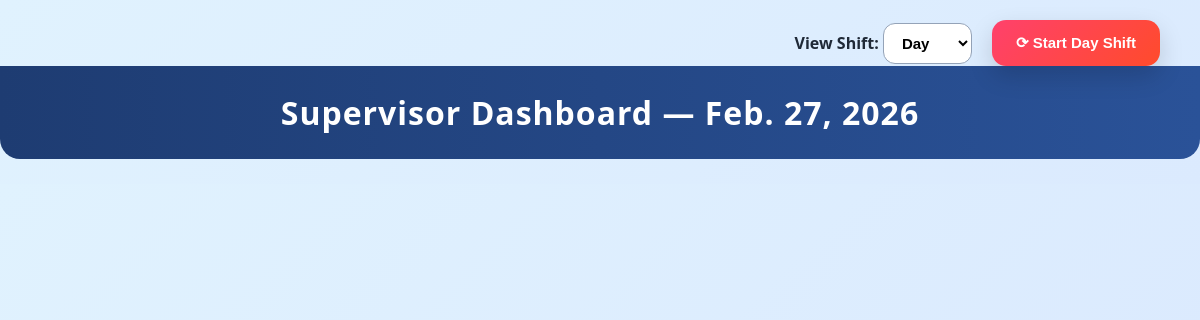
The app's page /jobcard/supervisor-dashboard/, older data.
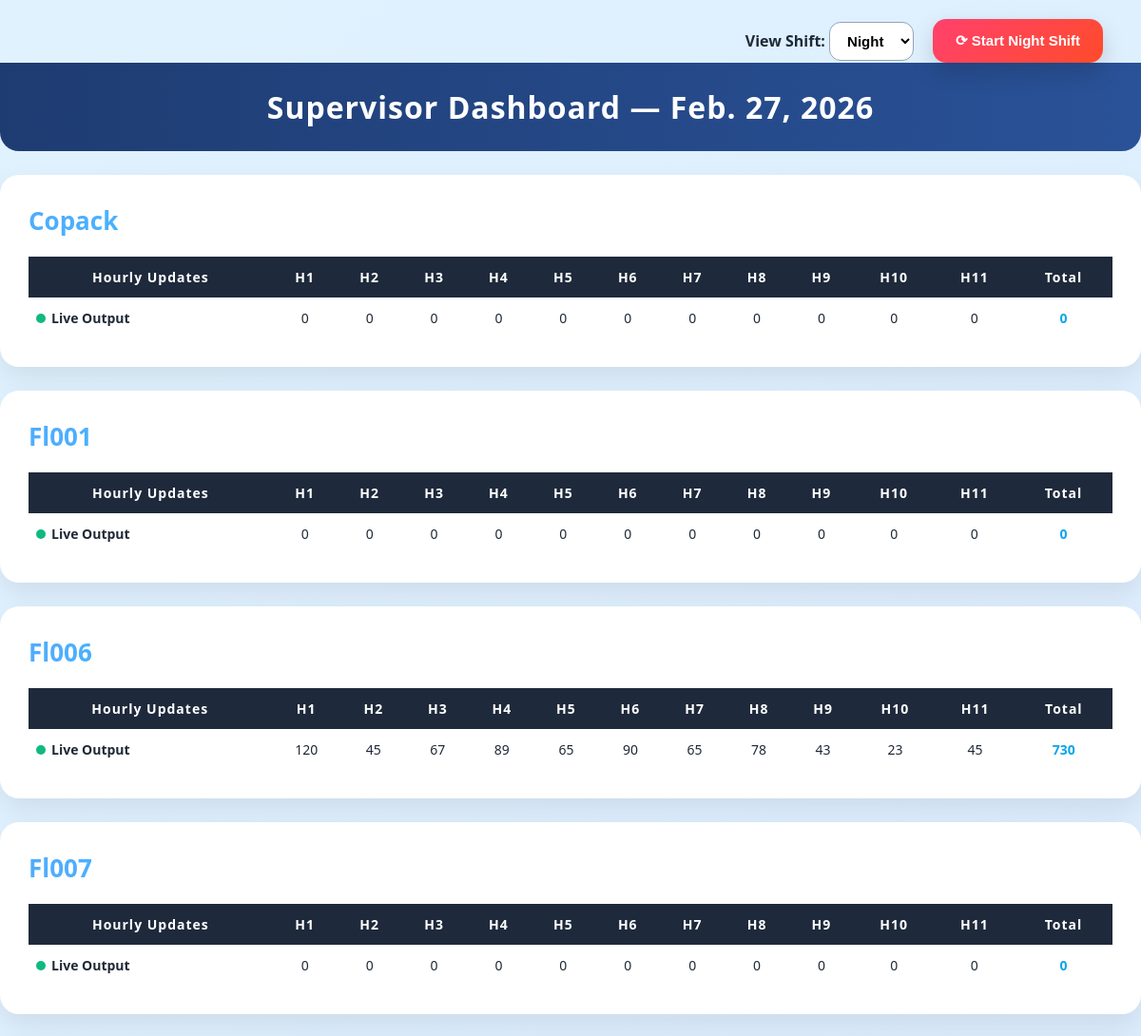
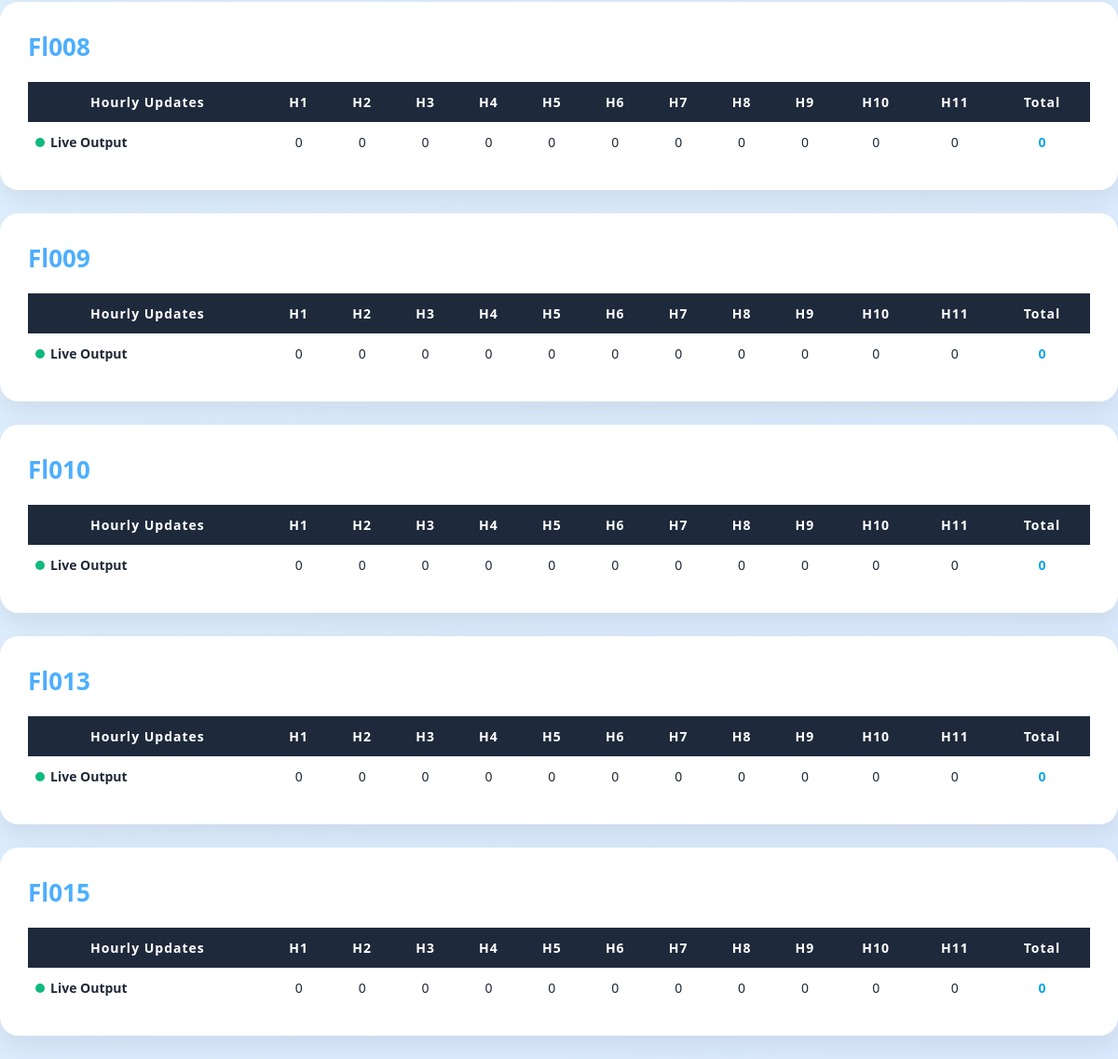
The same page, newer data (2 pictures, top to bottom).
### jobcard/models.py (models this page shows, shortened)
class ActiveShift(models.Model):
    shift = models.CharField(max_length=10)
    date = models.DateField()

class TempSubmission(models.Model):
    operator = models.ForeignKey(User, on_delete=models.CASCADE, null=True, blank=True)
    date = models.DateField(default=timezone.localdate, db_index=True)
    line = models.CharField(max_length=10, choices=LINE_CHOICES, db_index=True)
    shift = models.CharField(max_length=20, choices=SHIFT_CHOICES, db_index=True)
    hour1 = models.PositiveIntegerField(default=0)
    hour2 = models.PositiveIntegerField(default=0)
    hour3 = models.PositiveIntegerField(default=0)
    hour4 = models.PositiveIntegerField(default=0)
    hour5 = models.PositiveIntegerField(default=0)
    hour6 = models.PositiveIntegerField(default=0)
    hour7 = models.PositiveIntegerField(default=0)
    hour8 = models.PositiveIntegerField(default=0)
    hour9 = models.PositiveIntegerField(default=0)
    hour10 = models.PositiveIntegerField(default=0)
    hour11 = models.PositiveIntegerField(default=0)
    updated_at = models.DateTimeField(auto_now=True)
    def total_output(self):
        return sum([
            self.hour1, self.hour2, self.hour3, self.hour4, self.hour5,
            self.hour6, self.hour7, self.hour8, self.hour9, self.hour10,
            self.hour11
        ])
    class Meta:
        ordering = ["line", "shift"]
        constraints = [
            models.UniqueConstraint(
                fields=["operator", "date", "line", "shift"],
                name="unique_operator_submission"
            )
        ]
        indexes = [
            models.Index(fields=["date", "shift", "line"]),
        ]

### jobcard/views.py (the view, shortened to what this page needs)
# urls.py: path('supervisor-dashboard/', views.supervisor_dashboard, name='supervisor_dashboard'),
def supervisor_dashboard(request):
    today = timezone.localdate()
    selected_shift = request.GET.get("shift")
    if selected_shift:
        shift = selected_shift
        target_date = today if shift == "Day" else today - timedelta(days=1)
    else:
        active = ActiveShift.objects.first()
        if active:
            shift = active.shift
            target_date = active.date
        else:
            shift = "Day"
            target_date = today
    submissions = TempSubmission.objects.filter(
        date=target_date,
        shift=shift
    ).order_by('line', 'operator')
    lines = [l[0] for l in LINE_CHOICES]
    global_locked_hours = []
    for h in range(1, 12):
        filled_lines = submissions.exclude(**{f"hour{h}__isnull": True}).exclude(**{f"hour{h}": 0}).values("line").distinct().count()
        if filled_lines >= len(lines):
            global_locked_hours.append(h)
    dashboard_data = {}
    for sub in submissions:
        key = f"{sub.line}_{sub.shift}"
        if key not in dashboard_data:
            dashboard_data[key] = {"submissions": [], "hour_totals": [0]*11, "total": 0}
        dashboard_data[key]["submissions"].append(sub)
        hours = [
            sub.hour1, sub.hour2, sub.hour3, sub.hour4, sub.hour5,
            sub.hour6, sub.hour7, sub.hour8, sub.hour9, sub.hour10, sub.hour11
        ]
        for i in range(11):
            dashboard_data[key]["hour_totals"][i] += hours[i] or 0
        dashboard_data[key]["total"] += sub.total_output()
    return render(request, "supervisor_dashboard.html", {
        "dashboard_data": dashboard_data,
        "today": today,
        "hour_range": range(1, 12),
        "shift": shift
    })

### jobcard/templates/supervisor_dashboard.html (shortened to what this page needs)
{% load custom_filters %}
<!DOCTYPE html>
<html lang="en">
<head>
</head>
<body>
<div class="top-bar">
<form method="get">
<label style="font-weight:700;"><b>View Shift:</b></label>
<select name="shift" onchange="this.form.submit()" style="font-weight:600;">
<option value="Day" {% if shift == "Day" %}selected{% endif %}><b>Day</b></option>
<option value="Night" {% if shift == "Night" %}selected{% endif %}><b>Night</b></option>
</select>
</form>
<form id="resetForm" method="post" action="{% url 'jobcard:reset_shift' %}" onsubmit="return confirmResetShift();">
    <button type="submit" class="shift-reset-btn" style="font-weight:700;">⟳ Start {{ shift }} Shift</button>
</form>
</div>
<h2 class="page-title">Supervisor Dashboard — {{ today }}</h2>
<div id="dashboard-container">
{% for key,data in dashboard_data.items %}
<div class="line-card">
<h3 class="line-title">{{ key|cut:"_Day"|cut:"_Night"|title }}</h3>
<div class="wrapper">
<div class="wrapper">
<table>
<tr>
<th>Hourly Updates</th>
{% for i in hour_range %}
<th>H{{i}}</th>
{% endfor %}
<th>Total</th>
</tr>
<tr>
<td class="label"><span class="live-dot"></span>Live Output</td>
{% for val in data.hour_totals %}
<td class="hour-cell"
    data-key="{{ key }}"
    data-hour="{{ forloop.counter }}">
    {{ val }}
</td>
{% endfor %}
<td class="total-value"
    data-total="{{ key }}">
    {{ data.total }}
</td>
</tr>
</table>
</div>
</div>
</div>
{% endfor %}
</div>
</body>
</html>

### jobcard/templates/supervisor_dashboard.html (style rules this page uses)
body { font-family:'Segoe UI',system-ui,sans-serif; margin:0; background:linear-gradient(135deg,#e0f2fe,#dbeafe); color:#1f2937; }
.top-bar { display:flex; justify-content:flex-end; align-items:center; gap:20px; padding:20px 40px 0; }
.top-bar select { padding:10px 14px; font-size:15px; border-radius:12px; border:1px solid #94a3b8; cursor:pointer; background:white; font-weight:600; transition:.2s; }
.shift-reset-btn { display:flex; align-items:center; gap:10px; background:linear-gradient(135deg,#ff416c,#ff4b2b); color:white; border:none; padding:14px 24px; font-size:15px; font-weight:700; border-radius:14px; cursor:pointer; box-shadow:0 10px 25px rgba(0,0,0,0.15); transition:.25s; }
.page-title { text-align:center; padding:25px; margin:0 0 25px; font-size:32px; font-weight:700; background:linear-gradient(90deg,#1e3c72,#2a5298); color:white; border-radius:0 0 20px 20px; letter-spacing:1px; }
.line-card { background:#fff; border-radius:20px; padding:30px; margin:25px auto; width:95%; box-shadow:0 12px 28px rgba(0,0,0,0.08); transition:.3s; }
.line-title { margin:0 0 20px; font-size:26px; font-weight:700; background:linear-gradient(90deg,#4facfe,#00f2fe); -webkit-background-clip:text; -webkit-text-fill-color:transparent; }
.wrapper { overflow-x:auto; }
table { width:100%; border-collapse:collapse; font-size:14px; }
th,td { padding:12px 8px; text-align:center; }
th { background:#1e293b; color:white; letter-spacing:1px; font-weight:600; }
.label { text-align:left; font-weight:600; }
.total-value { font-weight:800; color:#0ea5e9; }
.live-dot { width:10px; height:10px; border-radius:50%; background:#10b981; display:inline-block; margin-right:6px; animation:pulse 1s infinite; }

Row changes from the older to the newer data that the page shows:
added ActiveShift: shift "Night"
added TempSubmission: line "Copack", hour_range "1" "2" "3" "4" "5" "6" "7" "8" "9" "10" "11", hour_totals "0" "0" "0" "0" "0" "0" "0" "0" "0" "0" "0", total "0"
added TempSubmission: line "Fl001", hour_range "1" "2" "3" "4" "5" "6" "7" "8" "9" "10" "11", hour_totals "0" "0" "0" "0" "0" "0" "0" "0" "0" "0" "0", total "0"
added TempSubmission: line "Fl006", hour_range "1" "2" "3" "4" "5" "6" "7" "8" "9" "10" "11", hour_totals "120" "45" "67" "89" "65" "90" "65" "78" "43" "23" "45", total "730"
added TempSubmission: line "Fl007", hour_range "1" "2" "3" "4" "5" "6" "7" "8" "9" "10" "11", hour_totals "0" "0" "0" "0" "0" "0" "0" "0" "0" "0" "0", total "0"
added TempSubmission: line "Fl008", hour_range "1" "2" "3" "4" "5" "6" "7" "8" "9" "10" "11", hour_totals "0" "0" "0" "0" "0" "0" "0" "0" "0" "0" "0", total "0"
added TempSubmission: line "Fl009", hour_range "1" "2" "3" "4" "5" "6" "7" "8" "9" "10" "11", hour_totals "0" "0" "0" "0" "0" "0" "0" "0" "0" "0" "0", total "0"
added TempSubmission: line "Fl010", hour_range "1" "2" "3" "4" "5" "6" "7" "8" "9" "10" "11", hour_totals "0" "0" "0" "0" "0" "0" "0" "0" "0" "0" "0", total "0"
added TempSubmission: line "Fl013", hour_range "1" "2" "3" "4" "5" "6" "7" "8" "9" "10" "11", hour_totals "0" "0" "0" "0" "0" "0" "0" "0" "0" "0" "0", total "0"
added TempSubmission: line "Fl015", hour_range "1" "2" "3" "4" "5" "6" "7" "8" "9" "10" "11", hour_totals "0" "0" "0" "0" "0" "0" "0" "0" "0" "0" "0", total "0"
Text that changed along with them:
form field shift: "Day" → (not shown)
{{ shift }}: "Day" → (not shown)
